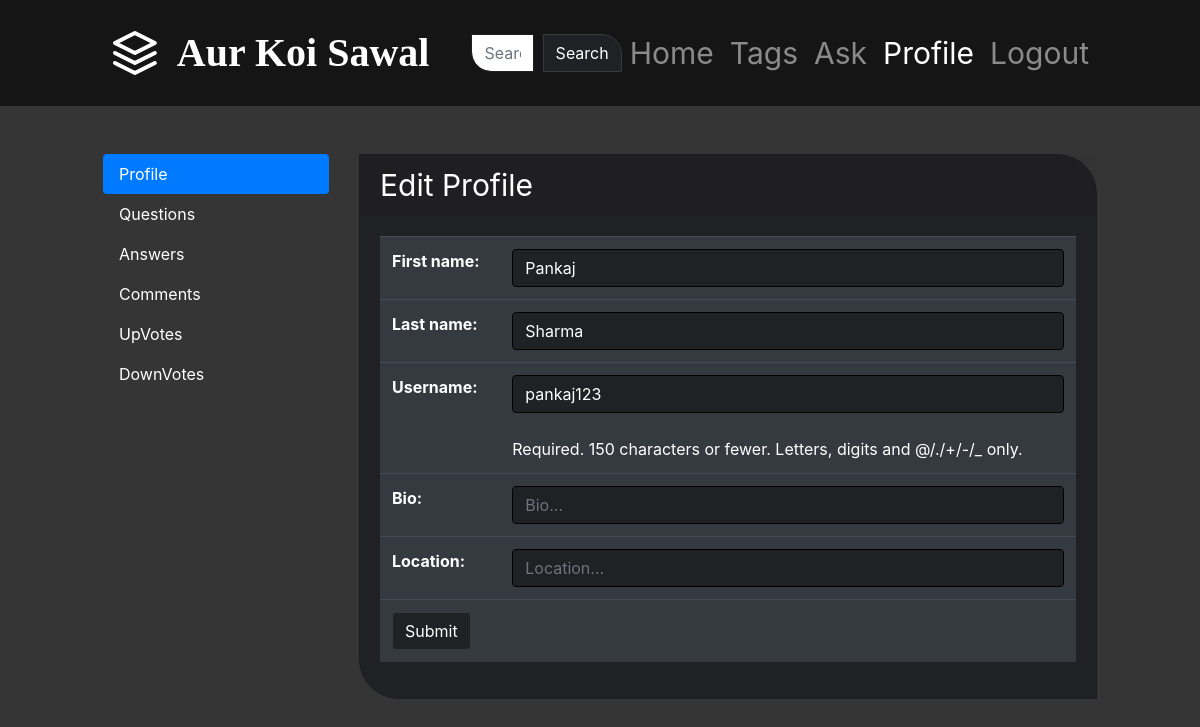
Page /accounts/profile/ (signed in) on the committed database.
### main/models.py (models this page shows)
class CustomUser(AbstractUser):
    bio=models.TextField()
    location=models.CharField(max_length=200)

### main/views.py (the view)
# urls.py: path('accounts/profile/',views.profile,name='profile'),
def profile(request):
    quests=Question.objects.filter(user=request.user).order_by('-id')
    answers=Answer.objects.filter(user=request.user).order_by('-id')
    comments=Comment.objects.filter(user=request.user).order_by('-id')
    upvotes=UpVote.objects.filter(user=request.user).order_by('-id')
    downvotes=DownVote.objects.filter(user=request.user).order_by('-id')
    if request.method=='POST':
        profileForm=ProfileForm(request.POST,instance=request.user)
        if profileForm.is_valid():
            profileForm.save()
            messages.success(request,'Profile has been updated.')
    form=ProfileForm(instance=request.user)
    return render(request,'registration/profile.html',{
        'form':form,
        'quests':quests,
        'answers':answers,
        'comments':comments,
        'upvotes':upvotes,
        'downvotes':downvotes,
    })

### main/templates/registration/profile.html (shortened to what this page needs)
{% extends 'base.html' %}
{% block activeProfile %}active{% endblock %}
{% block content %}
<div class="container py-5">
    <div class="row">
        <div class="col-md-3">
            <div class="nav flex-column nav-pills " id="v-pills-tab" role="tablist" aria-orientation="vertical">
                <a class="nav-link active" id="v-pills-profile-tab" data-toggle="pill" href="#v-pills-profile" role="tab" aria-controls="v-pills-home" aria-selected="true" style="color:white">Profile</a>
                <a class="nav-link" id="v-pills-questions-tab" data-toggle="pill" href="#v-pills-questions" role="tab" aria-controls="v-pills-questions" aria-selected="false" style="color:white">Questions</a>
                <a class="nav-link" id="v-pills-answers-tab" data-toggle="pill" href="#v-pills-answers" role="tab" aria-controls="v-pills-answers" aria-selected="false" style="color:white">Answers</a>
                <a class="nav-link" id="v-pills-comments-tab" data-toggle="pill" href="#v-pills-comments" role="tab" aria-controls="v-pills-comments" aria-selected="false" style="color:white">Comments</a>
                <a class="nav-link" id="v-pills-upvotes-tab" data-toggle="pill" href="#v-pills-upvotes" role="tab" aria-controls="v-pills-upvotes" aria-selected="false" style="color:white">UpVotes</a>
                <a class="nav-link" id="v-pills-downvotes-tab" data-toggle="pill" href="#v-pills-downvotes" role="tab" aria-controls="v-pills-downvotes" aria-selected="false" style="color:white">DownVotes</a>
            </div>
        </div>
        <div class="col-md-9">
            <div class="tab-content" id="v-pills-tabContent">
                <div class="tab-pane fade show active" id="v-pills-profile" role="tabpanel" aria-labelledby="v-pills-profile-tab" >
                    <div class="card" style="background-color:#202124;border-radius:0px 40px 0px 40px;">
                        <h5 class="card-header" style="color:white; font-size:30px">Edit Profile</h5>
                        <div class="card-body">
                            <form method="post">
                                <table class="table  table-dark" >
                                    {{form.as_table}}
                                    <tr>
                                        <td colspan="2">
                                            <button class="btn btn-dark" style="background-color:#202124;">Submit</button>
                                        </td>
                                    </tr>
                                </table>
                            </form>
                        </div>
                    </div>
                </div>
            </div>
        </div>
    </div>
</div>
{% endblock %}

### rows in the picture
CustomUser: first_name "Pankaj", last_name "Sharma", username "pankaj123"
